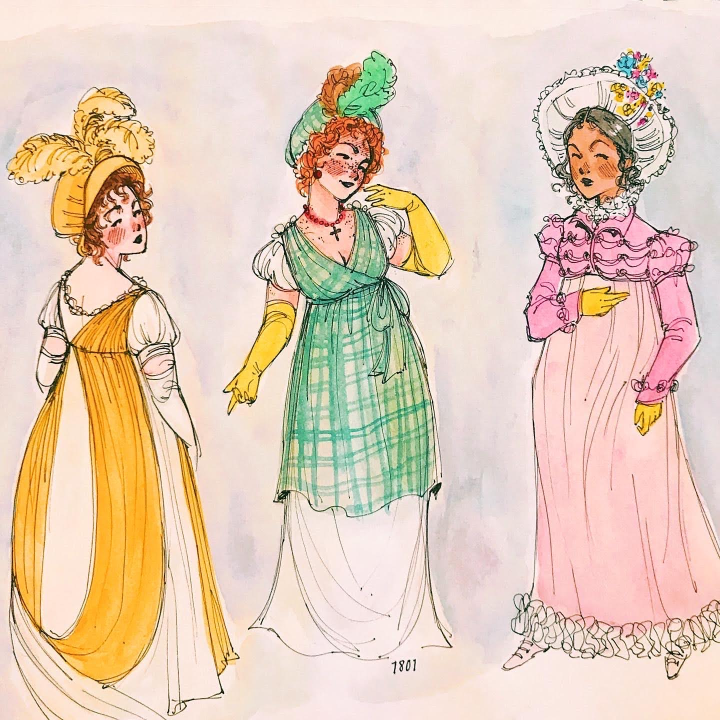
#> input picture site/img/regency-trio.jpg, 1440 x 1440 px (shown at 1/2 size)
$ python make_washes.py
#> lines starting #> are read from the running program, lines starting #| are printed output that depends on the picture
"""One-off tool: extract feathered watercolor washes from the Stroud painting.

Crops soft passages of site/img/regency-trio.jpg, gives each an irregular
organic alpha edge, and writes optimized WebPs to site/img/washes/.
Run: python -m builder.make_washes
"""
import math
from pathlib import Path

from PIL import Image, ImageFilter

# name: (left, top, right, bottom) as fractions of the source image
REGIONS = {
    "mist":   (0.665, 0.22, 0.745, 0.34),  # pale blue-gray background wash
    "paper":  (0.55, 0.00, 0.98, 0.06),  # warm paper-white wash
    "butter": (0.03, 0.55, 0.22, 0.82),  # yellow dress
    "sage":   (0.40, 0.42, 0.56, 0.62),  # green plaid
    "rose":   (0.74, 0.50, 0.87, 0.78),  # pink gown
}
# Crops taken from the dresses are blurred into pure color washes so they
# don't read as fragments of a skirt on the page.
BLUR = {"butter", "sage", "rose"}
MAX_W = 640
BUDGET = 300_000


def organic_mask(w: int, h: int, wobbles: int = 7, feather: float = 0.35) -> Image.Image:
    """Elliptical alpha mask whose edge radius wobbles, for a hand-washed look."""
    mask = Image.new("L", (w, h), 0)
    px = mask.load()
    cx, cy = w / 2, h / 2
    for y in range(h):
        for x in range(w):
            dx, dy = (x - cx) / cx, (y - cy) / cy
            r = math.hypot(dx, dy)
            ang = math.atan2(dy, dx)
            edge = (1.0 + 0.12 * math.sin(wobbles * ang)
                    + 0.07 * math.sin((wobbles + 3) * ang + 1.7))
            t = (edge - r) / feather
            px[x, y] = max(0, min(255, int(t * 255)))
    return mask


def main() -> None:
    root = Path(__file__).resolve().parents[1]
    src = Image.open(root / "site" / "img" / "regency-trio.jpg").convert("RGB")
#> src is the input picture: PIL image 1440x1440 RGB; mean R, G, B 227, 204, 184.4
    out_dir = root / "site" / "img" / "washes"
    out_dir.mkdir(parents=True, exist_ok=True)
    W, H = src.size
#> W = 1440; H = 1440
    total = 0
    for name, (l, t, r, b) in REGIONS.items():
        crop = src.crop((int(l * W), int(t * H), int(r * W), int(b * H)))
        if crop.width > MAX_W:
            crop = crop.resize(
                (MAX_W, int(crop.height * MAX_W / crop.width)), Image.LANCZOS)
        if name in BLUR:
            crop = crop.filter(
                ImageFilter.GaussianBlur(radius=max(crop.size) / 14))
        rgba = crop.convert("RGBA")
        rgba.putalpha(organic_mask(*crop.size))
        out = out_dir / f"{name}.webp"
        rgba.save(out, "WEBP", quality=80)
        total += out.stat().st_size
        print(f"{out.name}: {out.stat().st_size:,} bytes")
#> this loop made 1 pass
#> pass 1, in main, `crop = src.crop((int(l * W), int(t * H), int(r * W), int(b * H)))`:
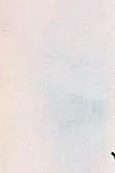
#> crop: PIL image 115x173 RGB; mean R, G, B 229.1, 222.2, 221.5
#> pass 1, in main, `rgba.save(out, "WEBP", quality=80)`:
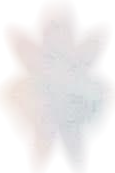
#> saved as mist.webp: PIL image 115x173 RGBA; mean R, G, B, A 229.1, 222.2, 221.5, 139.3; transparent parts drawn white
#> after the loop, total = 0
    print(f"total {total:,} bytes")
    assert total < BUDGET, f"washes exceed {BUDGET:,}-byte budget"


if __name__ == "__main__":
#> (the run stopped early here; a loop or call above may not have finished)
